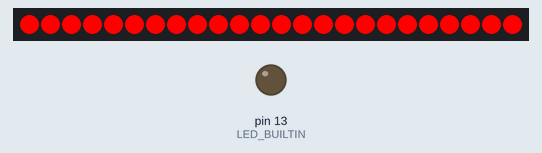
Recording of a sketch running on a simulated Arduino Nano, built with avr-gcc and run on an emulated ATmega328P. On the bench: 24 RGB LEDs in strip order, left to right, output pins drawn as LEDs (lit = HIGH). Dim RGB values are drawn brighter than linear.

Above: at 0.6 s.
At 1.62 s:
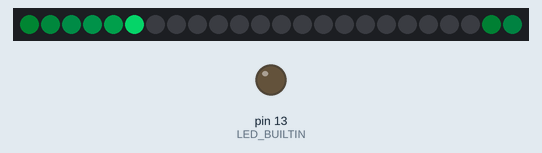
At 2.58 s:
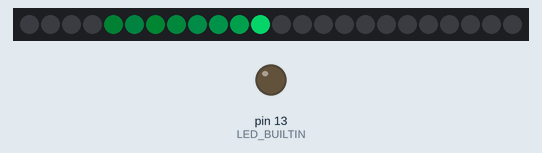
At 4.82 s:
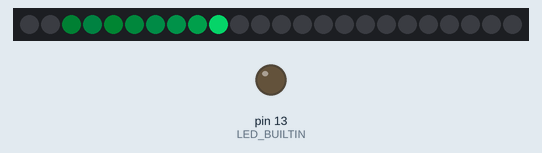
Timing chart, 0 to 6.3 s (numbered marks = the images above):
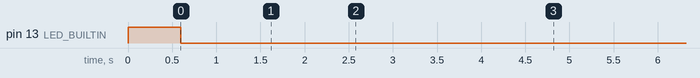

The sketch:

_171028_z_strip_prepare.ino
```cpp
//#define NANO
#define ESP

#ifdef ESP
  #define FASTLED_ESP8266_RAW_PIN_ORDER
  #define FASTLED_ALLOW_INTERRUPTS 0
#endif

#include "FastLED.h"

// How many leds in your strip?
#define NUM_LEDS_H 24//60
#define TAIL_LEDS_H 8//10
#ifdef ESP
  #define DATA_PIN_LED_H 2//12
#endif
#ifdef NANO
  #define DATA_PIN_LED_H 13
#endif

#define UPDATE_LED_MS 30

const byte max_bright[3] = {3,128,63};
unsigned long last_update_LED_H;
byte dot_H = 0;
int led = HIGH;

// Define the array of leds
CRGB leds[NUM_LEDS_H];

void setup() {
      // FastLED.addLeds<WS2812, DATA_PIN_LED_H, RGB>(leds, NUM_LEDS_H);
      FastLED.addLeds<WS2812B, DATA_PIN_LED_H, GRB>(leds, NUM_LEDS_H);
      Serial.begin(9600);
      pinMode(LED_BUILTIN, OUTPUT);
      digitalWrite(LED_BUILTIN, HIGH);
      dot_H = 0;
      last_update_LED_H = millis();

      delay(500);

      LEDH_blink_all(2,CRGB::Red);
}

void loop() {
  if (millis()-last_update_LED_H>UPDATE_LED_MS){
    if (++dot_H==NUM_LEDS_H){ dot_H = 0;  }
    digitalWrite(LED_BUILTIN, led);
    if (led==HIGH){led = LOW;}
    loading_anim(dot_H);
    last_update_LED_H = millis();
  }
}

void loading_anim(byte dot_H){
    byte dot_H_loopback = dot_H;
    for(byte t=0;t<=(TAIL_LEDS_H);t++){ //set max brightness gradually decreasing, not last one, that have to be 0, computing takes 180 us
      if (t>dot_H) {
        dot_H_loopback = NUM_LEDS_H+dot_H; //t-dot_H gives how much off scale (negative it would be), go from end instead
        //NUM_LEDS_H-(t-dot_H) addresses correct led. -t will be subtracted, so NUM+dot_H
      }
      if (t==TAIL_LEDS_H) {
        leds[dot_H_loopback-t].setRGB(0,0,0); //turn off the last one so it keeps off after the TAIL goes away
      }else{    //for all tail leds
        //leds[dot_H_loopback-t].setRGB(max_bright[0]-t*step_brightness[0],max_bright[1]-t*step_brightness[1],max_bright[2]-t*step_brightness[2]); //previous version
        //first full, next 4 each 42 less
        leds[dot_H_loopback-t].setRGB(max_bright[0]/(3*t+1),max_bright[1]/(3*t+1),max_bright[2]/(3*t+1));
      }
    }
    FastLED.show();
}

void LEDH_blink_all(byte count_blinks, struct CRGB TheColor){//0 means forever
  byte blinks=0;
  while(1){ //forever when zero
    fill_solid( leds, NUM_LEDS_H, TheColor);
    FastLED.show();
    delay(10);//100
    FastLED.clear ();
    FastLED.show();
    delay(20);//200
    if (count_blinks>0){//should be exiting some time
      blinks++;
      if (blinks==count_blinks) return;
    } //else forever, else is only when count_blinks is 0
  }
}
```

Measured:
- by itself, pin 13 (LED_BUILTIN): HIGH → LOW at 0.60 s
- by itself, everything shown: repeats every 3.8 s, in 12 steps
